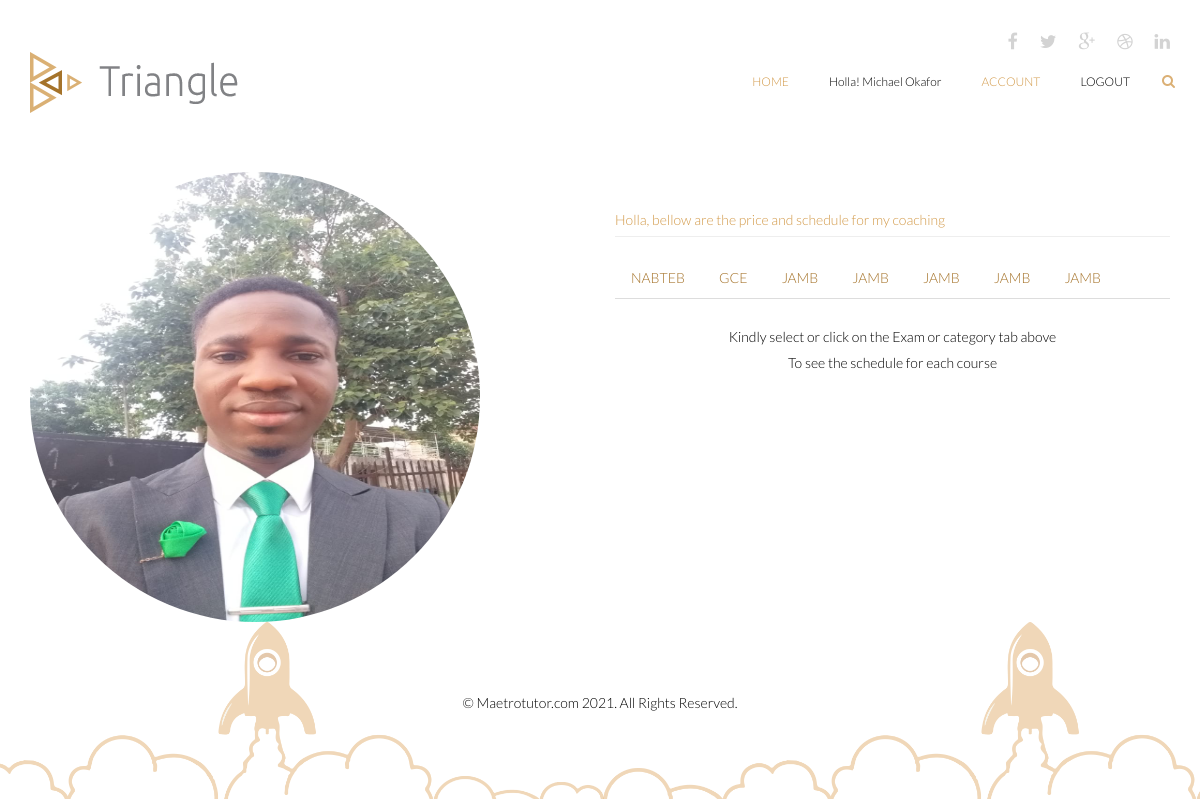
Screenshot of /schedule/ola.vicayo2016@gmail.com (signed in) with the database file from the repository.
### triangle/models.py (models this page shows)
class User(db.Model, UserMixin):
    id = db.Column(db.Integer, primary_key=True)
    user_id = db.Column(db.String(255), nullable=True)
    name = db.Column(db.String(255), nullable=True)
    email = db.Column(db.String(255), unique=True, nullable=True)
    password = db.Column(db.String(255), nullable=False)
    secret_key = db.Column(db.String(255), nullable=True)
    phone = db.Column(db.String(255), nullable=True)
    gender = db.Column(db.String(255), nullable=True)
    online = db.Column(db.String(255), nullable=True)
    address = db.Column(db.String(255), nullable=True)
    role = db.Column(db.String(255), nullable=True)
    city = db.Column(db.String(255), nullable=True)
    state_of_origin = db.Column(db.String(255), nullable=True)
    country = db.Column(db.String(255), nullable=True)
    created_at = db.Column(db.DateTime(), default=datetime.utcnow)
    date_of_birth =db.Column(db.String(255), nullable=True)
    image = db.Column(db.String(255), nullable=True, default='default.jpg')
    tutor_image = db.Column(db.String(255), nullable=True, default='default.jpg')
    pro_status = db.Column(db.String(255), nullable=True, default= 0)
    online_status = db.Column(db.String(255), nullable=True, default= 0)
    bio_status = db.Column(db.String(255), nullable=True, default= 0)
    guarrantor_status = db.Column(db.String(255), nullable=True, default= 0)
    skill_status = db.Column(db.String(255), nullable=True, default= 0)
    subject_status = db.Column(db.String(255), nullable=True, default= 0)
    verify_status = db.Column(db.String(255), nullable=True, default= 0)
    activated_status = db.Column(db.String(255), nullable=True, default= 0)
    active = db.Column(db.Boolean())
    confirmed_at = db.Column(db.DateTime())

class Bio(db.Model, UserMixin):
    id = db.Column(db.Integer, primary_key=True)
    user_id = db.Column(db.String(255), nullable=True)
    about = db.Column(db.String(1000), nullable=True)
    email = db.Column(db.String(255), unique=True, nullable=True)
    marital_status = db.Column(db.String(255), nullable=True)
    phone = db.Column(db.String(255), nullable=True)
    role = db.Column(db.String(255), nullable=True)
    education = db.Column(db.String(255), nullable=True)
    gender = db.Column(db.String(255), nullable=True)
    online = db.Column(db.String(255), nullable=True)
    address = db.Column(db.String(255), nullable=True)
    religion = db.Column(db.String(255), nullable=True)
    city = db.Column(db.String(255), nullable=True)
    country = db.Column(db.String(255), nullable=True)
    created_at = db.Column(db.DateTime(), default=datetime.utcnow)
    date_of_birth =db.Column(db.String(255), nullable=True)
    image = db.Column(db.String(255), nullable=True, default='default.jpg')
    tutor_image = db.Column(db.String(255), nullable=True, default='default.jpg')
    pro_status = db.Column(db.String(255), nullable=True, default= 0)
    online_status = db.Column(db.String(255), nullable=True, default= 0)
    bio_status = db.Column(db.String(255), nullable=True, default= 0)
    guarrantor_status = db.Column(db.String(255), nullable=True, default= 0)
    skill_status = db.Column(db.String(255), nullable=True, default= 0)
    subject_status = db.Column(db.String(255), nullable=True, default= 0)
    verify_status = db.Column(db.String(255), nullable=True, default= 0)
    activated_status = db.Column(db.String(255), nullable=True, default= 0)
    active = db.Column(db.Boolean())
    confirmed_at = db.Column(db.DateTime())

class Service(db.Model, UserMixin):
    id = db.Column(db.Integer, primary_key=True)
    name = db.Column(db.String(255), nullable=True)
    email = db.Column(db.String(255), nullable=True)
    meeting = db.Column(db.String(255), nullable=True)
    description = db.Column(db.String(255), nullable=True)
    available = db.Column(db.String(255), nullable=True)
    duration = db.Column(db.String(255), nullable=True)
    price = db.Column(db.String(255), nullable=True)
    week_price = db.Column(db.String(255), nullable=True)
    incase = db.Column(db.String(255), nullable=True)
    class_status = db.Column(db.String(255), nullable=True, default= 0)
    meeting_count = db.Column(db.String(255), nullable=True, default= 0)
    class_count = db.Column(db.String(255), nullable=True, default= 0)
    count = db.Column(db.String(255), nullable=True, default= 0)
    created_at = db.Column(db.DateTime(), default=datetime.utcnow)
    updated_at = db.Column(db.DateTime())
    activated_status = db.Column(db.String(255), nullable=True, default= 0)
    active = db.Column(db.Boolean())
    confirmed_at = db.Column(db.DateTime())

### triangle/routes.py (the view)
@app.route('/schedule/<email>')
@login_required
def schedule (email):
  user = User.query.get(email)
  users = User.query.filter_by(email=email)
  bios = Bio.query.filter_by(email = email)
  services = Service.query.filter_by(email=email)
  return render_template('/schedule.html',title='Schedule', services = services, bios =bios, users = users)

### triangle/__init__.py (called while the page is built)
@login_manager.user_loader
def load_user(user_id):
	return User.query.get(int(user_id))

### triangle/templates/schedule.html (shortened to what this page needs)
{% extends 'layout/base.html' %}
{% block content %}
    <section id="portfolio-information" class="">
        <div class="container">
            <div class="row">
            {% for bio in bios %}
                <div class="col-sm-6">
                    <img src="{{url_for('static', filename='user_uploads/' + bio.image)}}"  class="card border-1 shadow-sm" alt="" id="md-imgg">
                </div>
                {% endfor %}
                <div class="col-sm-6">
  <div id="tab-container">
                <div class="row">
                    <div class="col-md-12">
                        <h5 class="page-header" style="color:#d29948">Holla, bellow are the price and schedule for my coaching</h5>
                    </div>
                    <div class="col-md-12">
                        <ul id="tab1" class="nav nav-tabs">
                           {% for service in services %}
                            <li class="active-in"><a  href="#tab1-{{service.name}}" data-toggle="tab">{{service.name}}</a></li>
                           {% endfor %}
                        </ul>
                        <div class="tab-content" style="">
                         <center>  <h5>Kindly select or click on the Exam or category tab above </h5></center>
                         <center><h5>To see the schedule for each course</h5></center>
                        </div>
                    </div>
                </div>
            </div>
                </div>
            </div>
        </div>
    </section>
   {% endblock %}

### triangle/templates/layout/base.html (shortened to what this page needs)
<!DOCTYPE html>
<html lang="en">
<head>
         <link href="/static/css/bootstrap.min.css" rel="stylesheet">
    <link href="/static/css/font-awesome.min.css" rel="stylesheet">
    <link href="/static/css/animate.min.css" rel="stylesheet">
	<link href="/static/css/main.css" rel="stylesheet">
	<link href="/static/css/responsive.css" rel="stylesheet">
</head>
<body>
	<header id="header">
        <div class="container">
            <div class="row">
                <div class="col-sm-12 overflow">
                   <div class="social-icons pull-right">
                        <ul class="nav nav-pills">
                            <li><a href=""><i class="fa fa-facebook"></i></a></li>
                            <li><a href=""><i class="fa fa-twitter"></i></a></li>
                            <li><a href=""><i class="fa fa-google-plus"></i></a></li>
                            <li><a href=""><i class="fa fa-dribbble"></i></a></li>
                            <li><a href=""><i class="fa fa-linkedin"></i></a></li>
                        </ul>
                    </div>
                </div>
             </div>
        </div>
        <div class="navbar navbar-inverse" role="banner">
            <div class="container">
                <div class="navbar-header">
                    <a class="navbar-brand" href="{{url_for('index')}}">
                    	<h1><img src="/static/images/logo.png" alt="logo"></h1>
                    </a>
                </div>
                {% if current_user.is_authenticated:  %}
                    {% if current_user.role == 'Tutor' %}
                    <div class="collapse navbar-collapse">
                    <ul class="nav navbar-nav navbar-right">
                     <li class="active"><a href="{{url_for('home')}}">Home</a></li>
                        <li ><a href="{{url_for('home')}}" style="text-transform: capitalize;">Holla! {{current_user.name}}</a></li>
                                {% if current_user.bio_status == 0 %}
                                <li class="active"><a href="{{url_for('bio')}}">Account</a></li>
                                 {% else %}
                                <li class="active"><a href="{{url_for('profile')}}">Account</a></li>
                                {% endif %}
                        <li><a href="{{url_for('logout')}}">Logout</a></li>
                    </ul>
                 </div>
                 {% endif %}
                {% endif %}
                <div class="search">
                    <form role="form">
                        <i class="fa fa-search"></i>
                    </form>
                </div>
            </div>
        </div>
    </header>
    {% block content %}
    {% endblock %}
    <footer id="footer">
        <div class="container">
            <div class="row">
                <div class="col-sm-12">
                    <div class="copyright-text text-center">
                        <p>&copy; Maetrotutor.com 2021. All Rights Reserved.</p>
                    </div>
                </div>
            </div>
        </div>
    </footer>
</body>
</html>

### triangle/static/css/main.css (style rules this page uses)
body { background: #fff; font-family: 'Lato', sans-serif; font-weight: 300; font-size: 14px; line-height: 22px; color: #000; }
html { height: 100%; }
a { color:#a5732a; }
a { -webkit-transition: 300ms; transition: 300ms; }
ul { list-style: none; }
h1, h2, h3, h4, h5, h6 { font-family: 'Lato', sans-serif; font-weight: 300; }
h1 { color: #686868; }
.overflow { overflow: hidden; }
#header { margin-bottom: 0; padding: 30px 0 60px 0; }
#header .navbar-inverse .container { position: relative; }
.search { position: absolute; top: 20px; right: 0; z-index: 1; }
.search i { color: #dbb075; cursor: pointer; position: absolute; right: 10px; top: 2px; }
.social-icons ul li { padding: 0 10px; }
.social-icons ul li:last-child { padding-right: 0; }
.social-icons ul li a { font-size: 18px; color: #d3d3d3; padding: 0; }
#header .navbar { background: #fff; border: 0; margin-bottom: 0; }
#header .navbar-brand { padding: 0; margin-left: 0; }
#header .navbar-brand h1 { padding: 0; margin: 0; }
#header .navbar-nav.navbar-right >li:last-child { margin-right: 20px; }
#header .navbar-nav.navbar-right >li a { color: #000; font-size: 12px; padding: 20px; text-transform: uppercase; font-weight: 300; }
#header .navbar-inverse .navbar-nav li.active > a, #header .navbar-inverse .navbar-nav li.active > a:focus, #header .navbar-nav.navbar-right li > a:hover, .navbar-inverse .navbar-nav > .open > a { background-color: inherit; border: 0; color: #d29948; }
#footer { padding-bottom: 75px; background-image: url(../images/home/footer.png); background-repeat: repeat-x; background-position: bottom; background-size: contain; }
.copyright-text { margin-top: 70px; }
.tab-content { padding-top: 20px; }

### triangle/templates/layout/base.html (style rules this page uses)
#md-imgg { width:450px; height:450px; object-fit:fill; border:0px solid #D29948; border-radius:100%; }

### rows the page displays
User: name "Michael Okafor"
Bio: image (picture)
Service: name "NABTEB"
Service: name "GCE"
Service: name "JAMB"
Service: name "JAMB"
Service: name "JAMB"
Service: name "JAMB"
Service: name "JAMB"
